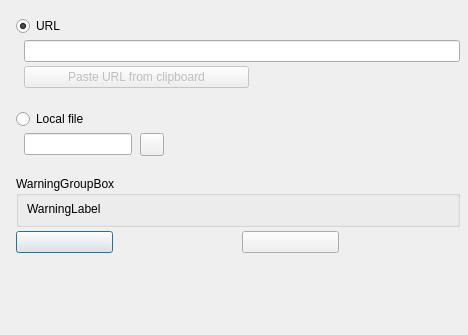
<?xml version="1.0" encoding="UTF-8"?>
<ui version="4.0">
  <class>PackageManagerRepositoriesEditURLForm</class>
  <widget class="QDialog" name="PackageManagerRepositoriesEditURLForm">
    <property name="geometry"><rect><x>0</x><y>0</y><width>468</width><height>335</height></rect></property>
    <property name="windowTitle"><string>PackageManagerRepositoriesEditURLForm</string></property>
    <property name="vclBorderStyle" stdset="0"><string notr="true">bsDialog</string></property>
    <property name="vclPosition" stdset="0"><string notr="true">poOwnerFormCenter</string></property>
    <property name="vclDesignWidth" stdset="0"><number>468</number></property>
    <property name="vclDesignHeight" stdset="0"><number>335</number></property>
    <layout class="QVBoxLayout" name="PackageManagerRepositoriesEditURLForm_Layout" stretch="0,0,0,0,0,1">
      <property name="leftMargin"><number>16</number></property>
      <property name="topMargin"><number>16</number></property>
      <property name="rightMargin"><number>8</number></property>
      <property name="bottomMargin"><number>8</number></property>
      <property name="spacing"><number>0</number></property>
      <item>
        <layout class="QGridLayout" name="PackageManagerRepositoriesEditURLForm_Section1" columnstretch="0,0,1">
          <property name="leftMargin"><number>0</number></property>
          <property name="topMargin"><number>0</number></property>
          <property name="rightMargin"><number>0</number></property>
          <property name="bottomMargin"><number>0</number></property>
          <property name="horizontalSpacing"><number>8</number></property>
          <property name="verticalSpacing"><number>4</number></property>
          <item row="0" column="0" colspan="3">
            <widget class="QRadioButton" name="RadioButtonURL">
              <property name="text"><string>URL</string></property>
              <property name="checked"><bool>true</bool></property>
            </widget>
          </item>
          <item row="1" column="1" colspan="2">
            <widget class="QLineEdit" name="URLEdit">
      </widget>
          </item>
          <item row="2" column="1" alignment="Qt::AlignLeft">
            <widget class="QPushButton" name="PasteURLButton">
              <property name="enabled"><bool>false</bool></property>
              <property name="text"><string>Paste URL from clipboard</string></property>
              <property name="icon"><iconset resource="../../resources/dfend.qrc"><normaloff>:/glyphs/8125093dd54ecf00.png</normaloff></iconset></property>
              <property name="autoDefault"><bool>false</bool></property>
              <property name="vclOnClick" stdset="0"><string notr="true">PasteURLButtonClick</string></property>
              <property name="minimumSize"><size><width>225</width><height>0</height></size></property>
            </widget>
          </item>
          <item row="0" column="2">
            <spacer name="PackageManagerRepositoriesEditURLForm_Section1_HFill">
              <property name="orientation"><enum>Qt::Horizontal</enum></property>
              <property name="sizeHint" stdset="0"><size><width>0</width><height>0</height></size></property>
            </spacer>
          </item>
        </layout>
      </item>
      <item>
        <spacer name="PackageManagerRepositoriesEditURLForm_Gap1">
          <property name="orientation"><enum>Qt::Vertical</enum></property>
          <property name="sizeType"><enum>QSizePolicy::Fixed</enum></property>
          <property name="sizeHint" stdset="0"><size><width>0</width><height>21</height></size></property>
        </spacer>
      </item>
      <item>
        <layout class="QGridLayout" name="PackageManagerRepositoriesEditURLForm_Section2" columnstretch="0,0,0,1">
          <property name="leftMargin"><number>0</number></property>
          <property name="topMargin"><number>0</number></property>
          <property name="rightMargin"><number>0</number></property>
          <property name="bottomMargin"><number>0</number></property>
          <property name="horizontalSpacing"><number>8</number></property>
          <property name="verticalSpacing"><number>4</number></property>
          <item row="0" column="0" colspan="4">
            <widget class="QRadioButton" name="RadioButtonLocalFile">
              <property name="text"><string>Local file</string></property>
            </widget>
          </item>
          <item row="1" column="1">
            <widget class="QLineEdit" name="LocalFileEdit">
      </widget>
          </item>
          <item row="1" column="2" alignment="Qt::AlignLeft">
            <widget class="QToolButton" name="SelectFileButton">
              <property name="icon"><iconset resource="../../resources/dfend.qrc"><normaloff>:/glyphs/45f75812cc6f15e7.png</normaloff></iconset></property>
              <property name="iconSize"><size><width>16</width><height>16</height></size></property>
              <property name="minimumSize"><size><width>23</width><height>0</height></size></property>
            </widget>
          </item>
          <item row="0" column="3">
            <spacer name="PackageManagerRepositoriesEditURLForm_Section2_HFill">
              <property name="orientation"><enum>Qt::Horizontal</enum></property>
              <property name="sizeHint" stdset="0"><size><width>0</width><height>0</height></size></property>
            </spacer>
          </item>
        </layout>
      </item>
      <item>
        <spacer name="PackageManagerRepositoriesEditURLForm_Gap2">
          <property name="orientation"><enum>Qt::Vertical</enum></property>
          <property name="sizeType"><enum>QSizePolicy::Fixed</enum></property>
          <property name="sizeHint" stdset="0"><size><width>0</width><height>20</height></size></property>
        </spacer>
      </item>
      <item>
        <layout class="QGridLayout" name="PackageManagerRepositoriesEditURLForm_Section3" columnstretch="0,0,1">
          <property name="leftMargin"><number>0</number></property>
          <property name="topMargin"><number>0</number></property>
          <property name="rightMargin"><number>0</number></property>
          <property name="bottomMargin"><number>0</number></property>
          <property name="horizontalSpacing"><number>8</number></property>
          <property name="verticalSpacing"><number>4</number></property>
          <item row="0" column="0" colspan="2" alignment="Qt::AlignLeft">
            <widget class="QGroupBox" name="WarningGroupBox">
              <property name="title"><string>WarningGroupBox</string></property>
              <property name="minimumSize"><size><width>444</width><height>0</height></size></property>
              <layout class="QGridLayout" name="WarningGroupBox_Layout" columnstretch="0,1">
                <property name="leftMargin"><number>8</number></property>
                <property name="topMargin"><number>6</number></property>
                <property name="rightMargin"><number>4</number></property>
                <property name="bottomMargin"><number>8</number></property>
                <property name="horizontalSpacing"><number>8</number></property>
                <property name="verticalSpacing"><number>4</number></property>
                <item row="0" column="0" colspan="2">
                  <widget class="QLabel" name="WarningLabel">
                    <property name="text"><string>WarningLabel</string></property>
                    <property name="textFormat"><enum>Qt::PlainText</enum></property>
                    <property name="wordWrap"><bool>true</bool></property>
                    <property name="alignment"><set>Qt::AlignLeft|Qt::AlignTop</set></property>
                    <property name="minimumSize"><size><width>433</width><height>0</height></size></property>
                  </widget>
                </item>
                <item row="0" column="1">
                  <spacer name="WarningGroupBox_Layout_HFill">
                    <property name="orientation"><enum>Qt::Horizontal</enum></property>
                    <property name="sizeHint" stdset="0"><size><width>0</width><height>0</height></size></property>
                  </spacer>
                </item>
                <item row="1" column="0">
                  <spacer name="WarningGroupBox_VFill">
                    <property name="orientation"><enum>Qt::Vertical</enum></property>
                    <property name="sizeHint" stdset="0"><size><width>0</width><height>0</height></size></property>
                  </spacer>
                </item>
              </layout>
            </widget>
          </item>
          <item row="1" column="0" alignment="Qt::AlignLeft">
            <widget class="QPushButton" name="OKButton">
              <property name="text"><string /></property>
              <property name="autoDefault"><bool>false</bool></property>
              <property name="vclKind" stdset="0"><string notr="true">bkOK</string></property>
              <property name="default"><bool>true</bool></property>
              <property name="vclModalResult" stdset="0"><string notr="true">mrOk</string></property>
              <property name="vclOnClick" stdset="0"><string notr="true">OKButtonClick</string></property>
              <property name="minimumSize"><size><width>97</width><height>0</height></size></property>
            </widget>
          </item>
          <item row="1" column="1" alignment="Qt::AlignLeft">
            <widget class="QPushButton" name="CancelButton">
              <property name="text"><string /></property>
              <property name="autoDefault"><bool>false</bool></property>
              <property name="vclKind" stdset="0"><string notr="true">bkCancel</string></property>
              <property name="vclCancel" stdset="0"><bool>true</bool></property>
              <property name="vclModalResult" stdset="0"><string notr="true">mrCancel</string></property>
              <property name="minimumSize"><size><width>97</width><height>0</height></size></property>
            </widget>
          </item>
          <item row="0" column="2">
            <spacer name="PackageManagerRepositoriesEditURLForm_Section3_HFill">
              <property name="orientation"><enum>Qt::Horizontal</enum></property>
              <property name="sizeHint" stdset="0"><size><width>0</width><height>0</height></size></property>
            </spacer>
          </item>
        </layout>
      </item>
      <item>
        <spacer name="PackageManagerRepositoriesEditURLForm_VFill">
          <property name="orientation"><enum>Qt::Vertical</enum></property>
          <property name="sizeHint" stdset="0"><size><width>0</width><height>0</height></size></property>
        </spacer>
      </item>
    </layout>
  </widget>
  <tabstops>
    <tabstop>RadioButtonURL</tabstop>
    <tabstop>URLEdit</tabstop>
    <tabstop>PasteURLButton</tabstop>
    <tabstop>RadioButtonLocalFile</tabstop>
    <tabstop>LocalFileEdit</tabstop>
    <tabstop>OKButton</tabstop>
    <tabstop>CancelButton</tabstop>
  </tabstops>
  <resources>
    <include location="../../resources/dfend.qrc" />
  </resources>
  <connections />
</ui>
